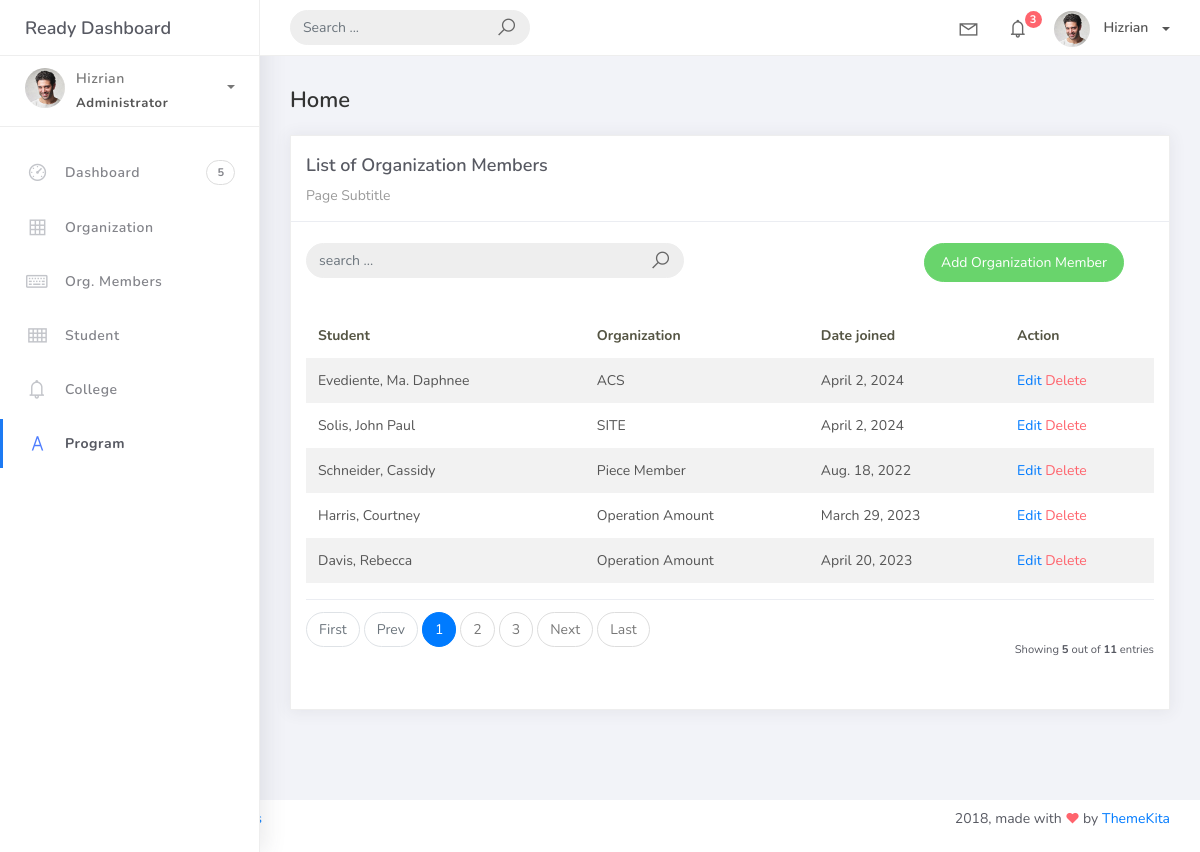
/organization_mem_list, run on the app's committed database.
### studentorg/models.py (models this page shows)
class BaseModel (models.Model):
    created_at = models.DateTimeField(auto_now_add=True, db_index=True)
    updated_at = models.DateTimeField (auto_now=True)
    class Meta:
        abstract = True

class OrgMember (BaseModel):
    student = models.ForeignKey (Student, on_delete=models.CASCADE)
    organization = models.ForeignKey (Organization, on_delete=models.CASCADE)
    date_joined = models.DateField()

class Student(BaseModel):
    student_id = models.CharField (max_length=15)
    lastname = models.CharField (max_length=25)
    firstname = models.CharField (max_length=25)
    middlename = models.CharField (max_length=25, blank=True, null=True)
    program = models.ForeignKey(Program, on_delete=models.CASCADE)
    def __str__(self):
        return f" {self.lastname}, {self.firstname}"

class Organization(BaseModel):
    name = models.CharField(max_length=250)
    college = models.ForeignKey (
        College, null=True, blank=True, on_delete=models.CASCADE)
    description = models.CharField(max_length=500)
    def __str__(self):
        return self.name

### studentorg/views.py (the view)
# urls.py: path('organization_mem_list', OrganizationMemberList.as_view(), name='organization-mem-list'),
class OrganizationMemberList(ListView):
    model = OrgMember
    context_object_name = 'home'
    template_name = 'org_mem_list.html'
    paginate_by = 5
    def get_queryset(self, *args, **kwargs):
        qs = super(OrganizationMemberList, self).get_queryset(*args, **kwargs)
        if self.request.GET.get("q") is not None:
            query = self.request.GET.get("q")
            qs = qs.filter(Q(date_joined__icontains=query) |
                       Q(organization__name__icontains=query))
        return qs

### templates/org_mem_list.html
{% extends 'base.html' %}
{% load static %}
{% block content %}
<div class="content">
    <div class="container-fluid">
        <h4 class="page-title">Home</h4>
        <div class="row">
            <div class="col-md-12">
                <div class="card">
                    <div class="card-header">
                        <div class="card-title">List of Organization Members</div>
                        <div class="card-category">Page Subtitle</div>
                    </div>
                    <br />
                    <div class="col-md-12 row">
                        <div class="col-md-6">
                            <form class="navbar-left navbar-form nav-search mr-md-3" action="{% url 'organization-mem-list' %}">
                                <div class="input-group">
                                    <input type="text" placeholder="search ..." class="form-control" name="q"/>
                                    <div class="input-group-append">
                                        <span class="input-group-text">
                                            <i class="la la-search search-icon"></i>
                                        </span>
                                    </div>
                                </div>
                            </form>
                        </div>
                        <div class="col-md-6">
                            <div class="pull-right">
                                <a href="{% url 'organization-mem-add' %}" class="btn btn-success btn-rounded">Add Organization Member</a>
                            </div>
                        </div>
                    </div>
                    <div class="card-body">
                        <table class="table table-striped mt-3">
                            <thead>
                                <tr>
                                    <th scope="col">Student</th>
                                    <th scope="col">Organization</th>
                                    <th scope="col">Date joined</th>
                                    <th scope="col">Action</th>
                                </tr>
                            </thead>
                            <tbody>
                                {% for object in object_list %}
                                <tr>
                                    <td>{{ object.student }}</td>
                                    <td>{{ object.organization}}</td>
                                    <td>{{ object.date_joined}}</td>
                                    <td>
                                        <a href="organization_mem_list/{{ object.id}}">Edit</a>
                                        <a href="organization_mem_list/{{ object.id }}/delete" class="text-danger">Delete</a>
                                    </td>
                                </tr>
                                {% empty %}
                                <tr>
                                    <td colspan="4" style="text-align: center">
                                    <p class="text-sm font-weight-bold mb-0">No Records Found</p>
                                    </td>
                                </tr>
                                {% endfor %}
                            </tbody>
                        </table>
                        {% include 'includes/pagination.html' %}
                    </div>
                </div>
            </div>
        </div>
    </div>
</div>
{% endblock %}

### data on the page
OrgMember: student "Evediente, Ma. Daphnee", organization "ACS", date_joined "April 2, 2024"
OrgMember: student "Solis, John Paul", organization "SITE", date_joined "April 2, 2024"
OrgMember: student "Schneider, Cassidy", organization "Piece Member", date_joined "Aug. 18, 2022"
OrgMember: student "Harris, Courtney", organization "Operation Amount", date_joined "March 29, 2023"
OrgMember: student "Davis, Rebecca", organization "Operation Amount", date_joined "April 20, 2023"

### other printed values
{{ page_num }} "1"
{{ page_num }} "2" "3"
{{ object_list.count }} "5"
{{ paginator.count }} "11"
